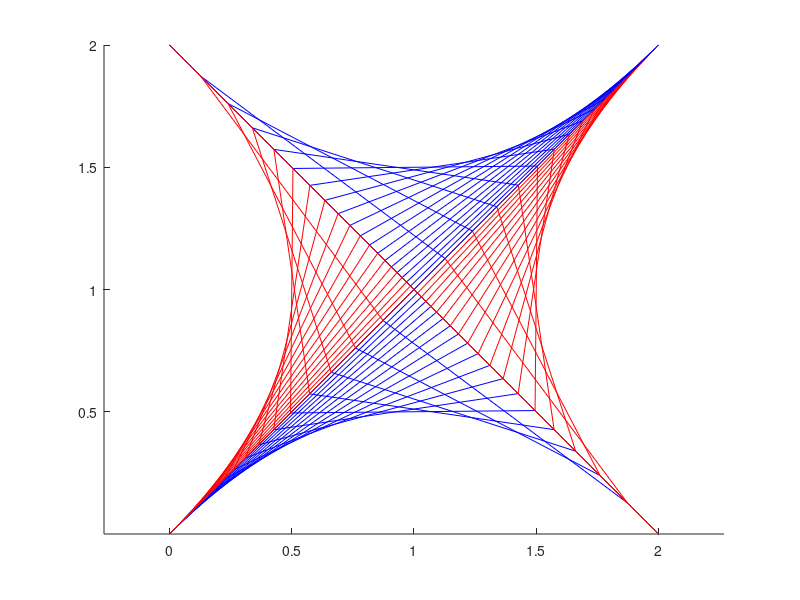

Here is the MATLAB script that generated this plot:
function pattern3()
%%
clc;
clear all;
close all;

%%
figure
hold on
axis equal;

%%
p = [0 0; 1 1; 2 0];
N = 20;

plot(p(:,1), p(:,2));

t1 = logspace(0, 1, N);
t2 = logspace(0, 1, N);
t1 = (t1 - 1)./9;
t2 = (t2 - 1)./9;

for i = 1:N
    a = p(1,:) + t1(i)*(p(2,:)-p(1,:));
    b = p(2,:) + t2(i)*(p(3,:)-p(2,:));
    x = [a;b];
    plot(x(:,1), x(:,2),'b')
end

%%
% Another half
p = [2 2; 1 1; 2 0]; % swiftlet
N = 20;

plot(p(:,1), p(:,2));

t1 = logspace(0, 1, N);
t2 = logspace(0, 1, N);
t1 = (t1 - 1)./9;
t2 = (t2 - 1)./9;

for i = 1:N
    a = p(1,:) + t1(i)*(p(2,:)-p(1,:));
    b = p(2,:) + t2(i)*(p(3,:)-p(2,:));
    x = [a;b];
    plot(x(:,1), x(:,2),'r')
end

%%
% Another half
p = [2 2; 1 1; 0 2]; % swiftlet
N = 20;

plot(p(:,1), p(:,2));

t1 = logspace(0, 1, N);
t2 = logspace(0, 1, N);
t1 = (t1 - 1)./9;
t2 = (t2 - 1)./9;

for i = 1:N
    a = p(1,:) + t1(i)*(p(2,:)-p(1,:));
    b = p(2,:) + t2(i)*(p(3,:)-p(2,:));
    x = [a;b];
    plot(x(:,1), x(:,2),'b')
end

%%
% Another half
p = [0 0; 1 1; 0 2]; % swiftlet
N = 20;

plot(p(:,1), p(:,2));

t1 = logspace(0, 1, N);
t2 = logspace(0, 1, N);
t1 = (t1 - 1)./9;
t2 = (t2 - 1)./9;

for i = 1:N
    a = p(1,:) + t1(i)*(p(2,:)-p(1,:));
    b = p(2,:) + t2(i)*(p(3,:)-p(2,:));
    x = [a;b];
    plot(x(:,1), x(:,2),'r')
end

end